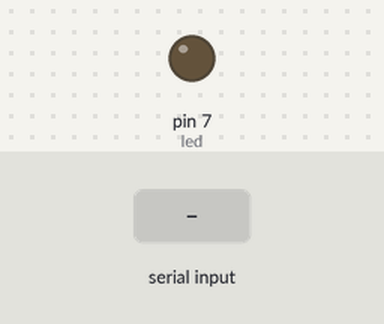
The sketch below on a simulated Arduino Uno, built with avr-gcc and run on an emulated ATmega328P. On the bench: output pins drawn as LEDs (lit = HIGH). The test bench sets the inputs (shaded band).

Above: at 1.2 s.
1.3 s: "1" received over Serial
Timing chart, 0 to 4.3 s (numbered marks = the images above; inputs shaded):
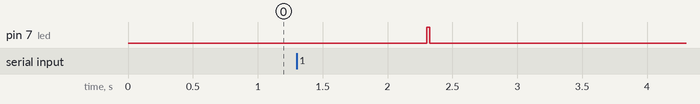

Measured:
- after the input at 1.3 s, pin 7 (led): LOW → HIGH after 1.0 s, → LOW 0.02 s later

The sketch:

TransmitterF.ino
```cpp
// Created in 2017/4
// B.Sc. Senior Project
// By Sondos A. Alshami
// Telecommunication Engineering
// Lebanese International University
#define SERIAL_BUFFER_SIZE 1000
int led=7;
int timeDelay=6;
String bufferA;


void setup() {
  // put your setup code here, to run once:
Serial.begin(9600);
pinMode(led,OUTPUT);

}
void sendData(String x)
{
 //digitalWrite (led,0);
//delay(timeDelay);
for (int i=0;i<x.length();i++){
 if (x.charAt(i)=='1') digitalWrite(led,1);
else
digitalWrite(led,0);

delay(timeDelay);}
digitalWrite(led,1);
delay(timeDelay);
digitalWrite(led,1);
delay(timeDelay);
digitalWrite(led,1);
delay(timeDelay);
//digitalWrite(led,1);
//delay(timeDelay);
digitalWrite(led,0);
delay(timeDelay);
}
void loop() {
  // put your main code here, to run repeatedly:
if(Serial.available()>0){
 String bufferA=Serial.readString();
sendData(bufferA);
}
}
```
